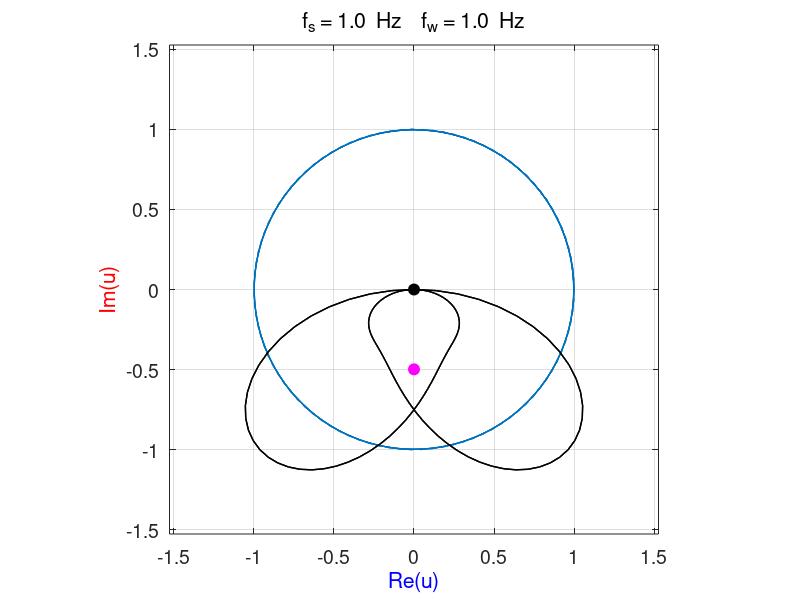

The MATLAB source for this figure: (Note: this script raises an error after producing the figure.)
% mathComplex4.m

% Visualization of a Compound Complex Function / Fourier Component
% Phase Portrait at  a winding frequency fw

% DOING PHYSICS WITH MATLAB 
%    http://www.physics.usyd.edu.au/teach_res/mp/mphome.htm

% Matlab Version 2018a / 180915

% Ian Cooper
% email: ian.cooper@sydney.edu.au
% School of Physics, University of Sydney

% John A Sims 
% email: john.sims@ufabc.edu.br
% Biomedical Engineering Department
% Federal University of ABC   Sao Bernardo Campus Brasil

clear
close all
clc

%  ANIMATED GIF =======================================================
   flagA = 1;       % save 1 / 0 not save
%  Enter file name
     ag_name = 'ag_A.gif';
%  Delay in seconds before displaying the next image  
    delay = 0.00;  
%  Frame counter start
    nt = 1;

    
% INPUT SECTION =======================================================
% Winding frequency
fw = 1;

% Signal: amplitude R / frequency fs
%         number of periods numT / # elements nT
R = 1;
fs = 1; 
numT = 2;
nT = 251;


% CALCULATION SECTION  ================================================
  Ts = 1/fs;                    % signal period
  t = linspace(0,numT*Ts,nT);   % time elements

  
% Enter signal function ***********************************************
   % h = R.*sin(2*pi*fs*t) ;
   % h = R.*sin(2*pi*fs*t);
     h = 1.0.*sin(2*pi*fs*t) + 0.5.*sin(2*pi*2*fs*t) + 0.25.*sin(2*pi*3*fs*t);
% *********************************************************************

% Complex Exponential Function
   r = exp(-1j*2*pi*fw*t);
% Compound Complex Function   
   u = h .* r;
   uR = real(u);
   uI = imag(u);
   

% GRAPHICS SECTION: ANIMATED PHASE PORTRAIT ===========================   

%  Plot dimensions length
   L = max(abs(u));
   
figure(1)   
  pos = [0.05 0.05 0.30 0.35];
  set(gcf,'Units','normalized');
  set(gcf,'Position',pos);
  set(gcf,'color','w');
    
  for cc = 1: nT
  % Unit Circle    
    tC = linspace(0,2*pi,200); xC = cos(2*pi*tC); yC = sin(2*pi*tC);
    plot(xC,yC)
    hold on
    xlim([-1.1*L,1.1*L])
    ylim([-1.1*L,1.1*L])
    
    grid on
    axis square
    xlabel('Re(u)','color','b') 
    ylabel('Im(u)','color','r')
    set(gca,'fontsize',14)
    box on
  
  % Phase portrait  
    xP = uR; yP = uI;
     plot(xP,yP,'k','linewidth',1)
    xP = [0 uR(cc)]; yP = [0 uI(cc)];
     plot(xP,yP,'k','linewidth',3)
    xP = [0 uR(cc)]; yP = [uI(cc) uI(cc)]; 
      plot(xP,yP,'b','linewidth',1.5)
    xP = [uR(cc) uR(cc)]; yP = [0 uI(cc)]; 
      plot(xP,yP,'r','linewidth',1.5)
    xP = uR(cc); yP = uI(cc); 
      Hplot = plot(xP,yP,'o');  
      set(Hplot,'markersize',8,'markerFaceColor','k','markerEdgeColor','k')
    xP = mean(uR); yP = mean(uI); 
      Hplot = plot(xP,yP,'o');  
      set(Hplot,'markersize',8,'markerFaceColor','m','markerEdgeColor','m')  
      
     
    tm1 = 'f_s = ';       tm2 = num2str(fs, '%2.1f'); tm3 = '  Hz';
    tm4 = '    f_w = ';  tm5 = num2str(fw,'%2.1f');
    tm6 = '  Hz';
    tm = [tm1 tm2 tm3 tm4 tm5 tm6];
    title(tm,'fontweight','normal')
      
    pause(0.01)
   
    hold off
   
% ANIMATION -------------------------------------------------------------
 if flagA == 1    
   frame = getframe(1);
   im = frame2im(frame);
   [imind,cm] = rgb2ind(im,256);
%  On the first loop, create the file. In subsequent loops, append.
     if nt == 1
        imwrite(imind,cm,ag_name,'gif','DelayTime',delay,'loopcount',inf);
     else
        imwrite(imind,cm,ag_name,'gif','DelayTime',delay,'writemode','append');
     end
        nt = nt+1;
 end 
   hold off
  
  end
  
  
  
  
  
  
  
 
